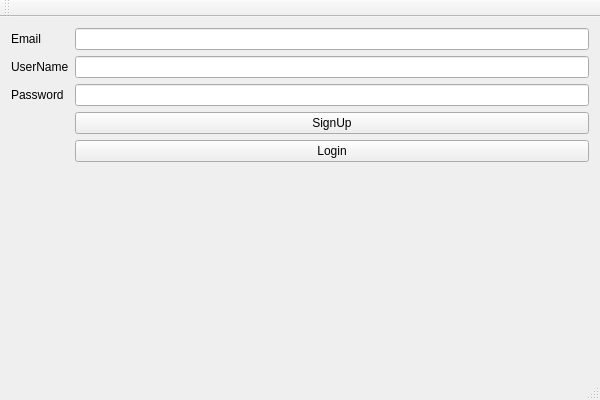
<?xml version="1.0" encoding="UTF-8"?>
<ui version="4.0">
 <class>SignUpClass</class>
 <widget class="QMainWindow" name="SignUpClass">
  <property name="geometry">
   <rect>
    <x>0</x>
    <y>0</y>
    <width>600</width>
    <height>400</height>
   </rect>
  </property>
  <property name="windowTitle">
   <string>SignUp</string>
  </property>
  <widget class="QWidget" name="centralWidget">
   <layout class="QVBoxLayout" name="verticalLayout">
    <item>
     <layout class="QFormLayout" name="formLayout">
      <item row="0" column="0">
       <widget class="QLabel" name="labelEmail">
        <property name="text">
         <string>Email</string>
        </property>
       </widget>
      </item>
      <item row="1" column="0">
       <widget class="QLabel" name="labelUserName">
        <property name="text">
         <string>UserName</string>
        </property>
       </widget>
      </item>
      <item row="2" column="0">
       <widget class="QLabel" name="labelPassword">
        <property name="text">
         <string>Password</string>
        </property>
       </widget>
      </item>
      <item row="0" column="1">
       <widget class="QLineEdit" name="lineEditEmail"/>
      </item>
      <item row="1" column="1">
       <widget class="QLineEdit" name="lineEditUserName"/>
      </item>
      <item row="2" column="1">
       <widget class="QLineEdit" name="lineEditPassword"/>
      </item>
      <item row="3" column="1">
       <widget class="QPushButton" name="ButtonSignup">
        <property name="text">
         <string>SignUp</string>
        </property>
       </widget>
      </item>
      <item row="4" column="1">
       <widget class="QPushButton" name="LoginButton">
        <property name="text">
         <string>Login</string>
        </property>
       </widget>
      </item>
     </layout>
    </item>
   </layout>
  </widget>
  <widget class="QMenuBar" name="menuBar">
   <property name="geometry">
    <rect>
     <x>0</x>
     <y>0</y>
     <width>600</width>
     <height>22</height>
    </rect>
   </property>
  </widget>
  <widget class="QToolBar" name="mainToolBar">
   <attribute name="toolBarArea">
    <enum>TopToolBarArea</enum>
   </attribute>
   <attribute name="toolBarBreak">
    <bool>false</bool>
   </attribute>
  </widget>
  <widget class="QStatusBar" name="statusBar"/>
 </widget>
 <layoutdefault spacing="6" margin="11"/>
 <resources>
  <include location="SignUp.qrc"/>
 </resources>
 <connections/>
</ui>
